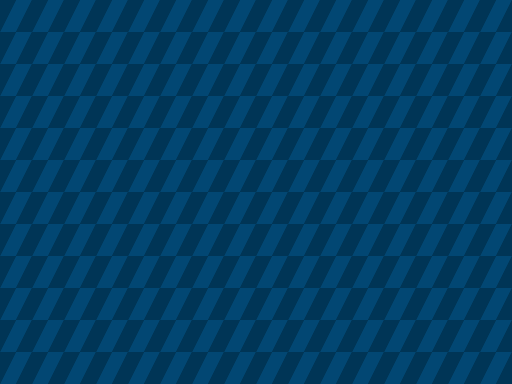

Rendered tile map (Tiled .tmx) drawn with the repository's tilesets; below, a short description and the full map source, tile grids included:
An orthogonal 16x12 tile map with 32x32 px tiles, 1 tile layer (Tile Layer 4).

<map version="1.0" orientation="orthogonal" width="16" height="12" tilewidth="32" tileheight="32">
 <tileset firstgid="1" source="../tilesets/tileSetForest.tsx" />
 <layer name="Tile Layer 4" width="16" height="12">
  <properties>
   <property name="hScale" value="0.2" />
   <property name="vScale" value="0" />
  </properties>
  <data encoding="csv">
225,225,225,225,225,225,225,225,225,225,225,225,225,225,225,225,
225,225,225,225,225,225,225,225,225,225,225,225,225,225,225,225,
225,225,225,225,225,225,225,225,225,225,225,225,225,225,225,225,
225,225,225,225,225,225,225,225,225,225,225,225,225,225,225,225,
225,225,225,225,225,225,225,225,225,225,225,225,225,225,225,225,
225,225,225,225,225,225,225,225,225,225,225,225,225,225,225,225,
225,225,225,225,225,225,225,225,225,225,225,225,225,225,225,225,
225,225,225,225,225,225,225,225,225,225,225,225,225,225,225,225,
225,225,225,225,225,225,225,225,225,225,225,225,225,225,225,225,
225,225,225,225,225,225,225,225,225,225,225,225,225,225,225,225,
225,225,225,225,225,225,225,225,225,225,225,225,225,225,225,225,
225,225,225,225,225,225,225,225,225,225,225,225,225,225,225,225
</data>
 </layer>
</map>
